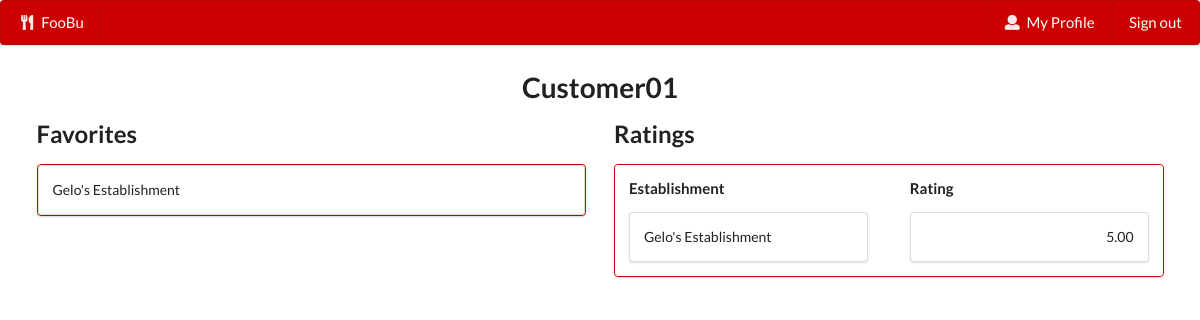
/foobu/profile/ (signed in), run on an earlier commit of the app's database.
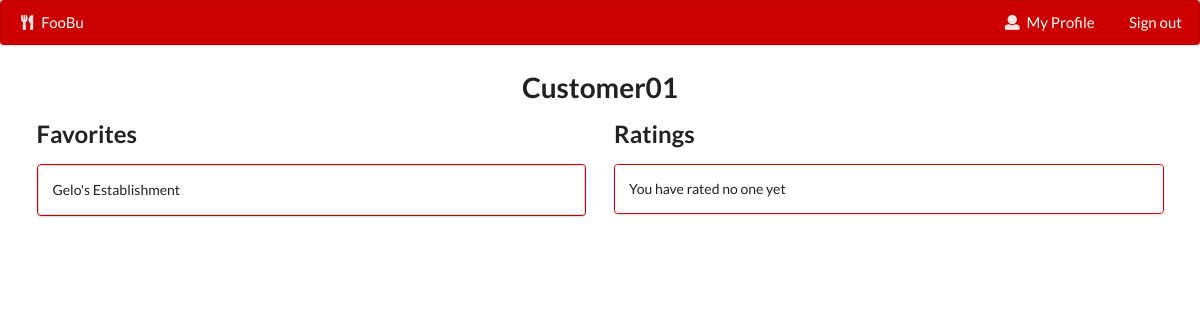
And on a later commit of the database.
### food/models.py (models this page shows)
class Favorites(models.Model):
    cus = models.ForeignKey(RegisteredUser,blank=False,on_delete=models.CASCADE)
    est = models.ForeignKey(Establishment,blank=False,on_delete=models.CASCADE)

class Establishment(models.Model):
    id = models.AutoField(primary_key=True)
    owner = models.ForeignKey(RegisteredUser,blank=False,on_delete=models.CASCADE)
    name = models.TextField(blank=True)
    desc = models.TextField(blank=True)
    area = models.TextField(blank=True)
    street = models.TextField(blank=True)
    def __str__(self):
        return self.name

class Rates(models.Model):
    rating = models.DecimalField(decimal_places=2,max_digits=3)
    cus = models.ForeignKey(RegisteredUser,blank=False,on_delete=models.CASCADE)
    est = models.ForeignKey(Establishment,blank=False,on_delete=models.CASCADE)

### food/views.py (the view)
# urls.py: path('profile/', views.profile, name="profile"),
@login_required
def profile(request):
    user = request.user
    user_is_owner = RegisteredUser.objects.filter(user=user)[0].is_owner
    favorites_list = Favorites.objects.select_related('cus').filter(cus__user=user)
    rated_list = Rates.objects.filter(cus__user=user)
    rates_list = []
    owned = Establishment.objects.filter(owner__user=user)
    raters = len(Rates.objects.filter(cus__user=user))
    if raters !=0:
        for i in Rates.objects.filter(cus__user=user):
            rates_list.append(i.rating)
    return render(request,'food/profile.html',{'an_owner':user_is_owner, 'favorites_list':favorites_list, 'rates_list':rates_list, 'user':user, 'rated_list':rated_list, 'owned':owned})

### food/templates/food/profile.html
{% extends 'food/base.html' %}
{% block content %}
{% if an_owner %}
    <h1 align="center">{{ user }}</h1>
    <h2 style="padding-left: 50px;"> Owned Establishments
        <a href="{% url 'addestablishment' %}"
            <button class = "ui button"> <i class="plus icon"></i> Add </button>
        </a>
    </h2>
    <div class="ui centered container">
        <div class="ui segments container">
            {% for e in owned %}
                <a href = "{% url 'establishment' est_id=e.id %}" style = "color: inherit; text-decoration: none">
                    <div class = "ui segment">
                        <font size="4">{{ e }}</font>
                        &nbsp &nbsp &nbsp
                        <div class="ui small basic icon buttons">
                            <a href="{% url 'updateestablishment' est_id=e.id %}">
                                <button class = "mini ui button"> <i class="edit icon"></i> </button>
                            </a>
                            <a href="{% url 'deleteestablishment' est_id=e.id %}">
                                <button class = "mini ui button"> <i class="trash alternate icon"></i> </button>
                            </a>
                        </div>
                    </div>
                </a>
            {% endfor %}
        </div>
    </div>
{% else %}
    <h1 align="center">{{ user }}</h1>
    <div class = "ui two column centered grid container">
        <div class = "centered column">
            <h2>Favorites</h2>
            <div class = "ui segments" style = "border-color: #cc0000">
                {% if favorites_list %}
                    {% for fave in favorites_list %}
                        <a href = "{% url 'establishment' est_id=fave.est.id %}" style = "color: inherit; text-decoration: none">
                            <div class = "ui segment">
                                <p>{{fave.est}}</p>
                            </div>
                        </a>
                    {% endfor %}
                {% else %}
                    <div class = "ui segment">
                        <p>No favorites</p>
                    </div>
                {% endif %}
            </div>
        </div>
        <div class = "centered column">
            <h2>Ratings</h2>
            <div class = "ui segments" style = "border-color: #cc0000">
                {% if rated_list %}
                    <div class = "ui segment">
                        <div class = "ui two column relaxed grid">
                            <div class = "column">
                                <h4>Establishment</h4>
                                {% for r in rated_list %}
                                    <a href = "{% url 'establishment' est_id=r.est.id %}" style = "color: inherit; text-decoration: none">
                                        <div class = "ui segment">
                                            <p>{{r.est.name}}</p>
                                        </div>
                                    </a>
                                {% endfor %}
                            </div>
                            <div class = "column">
                                <h4>Rating</h4>
                                {% for rate in rates_list %}
                                    <a style = "color: inherit; text-decoration: none">
                                        <div class = "ui segment">
                                            <p align = "right">{{rate}}</p>
                                        </div>
                                    </a>
                                {% endfor %}
                            </div>
                        </div>
                    </div>
                {% else %}
                    <div class = "ui segment">
                        <p>You have rated no one yet</p>
                    </div>
                {% endif %}
            </div>
        </div>
    </div>
{% endif %}
{% endblock %}

### food/templates/food/base.html (shortened to what this page needs)
<!DOCTYPE html>
<head>
    <link rel="stylesheet" type="text/css" href="https://cdnjs.cloudflare.com/ajax/libs/semantic-ui/2.4.1/semantic.min.css">
</head>
<body>
    <div class = "ui large menu" style = "background-color: #cc0000">
        <a class = "item" style = "color: #ffffff" href="{% url 'food-home' %}"><i class = "utensils icon"></i>FooBu</a>
        {% if user.is_authenticated %}
            <div class = "right menu">
                <a class = "item" style = "color: #ffffff" href="{% url 'profile' %}"><i class = "user icon"></i>My Profile</a>
                <a class = "item" style = "color: #ffffff" href="{% url 'logout' %}">Sign out</a>
            </div>
        {% endif %}
    </div>
    {% block content %} {% endblock %}
</body>

What changed in the data, as far as the page shows it:
removed Rates: est.name "Gelo's Establishment", rates_list "5.00"
Also different on the page:
text no longer shown: "Establishment Rating"
text now shown: "You have rated no one yet"
